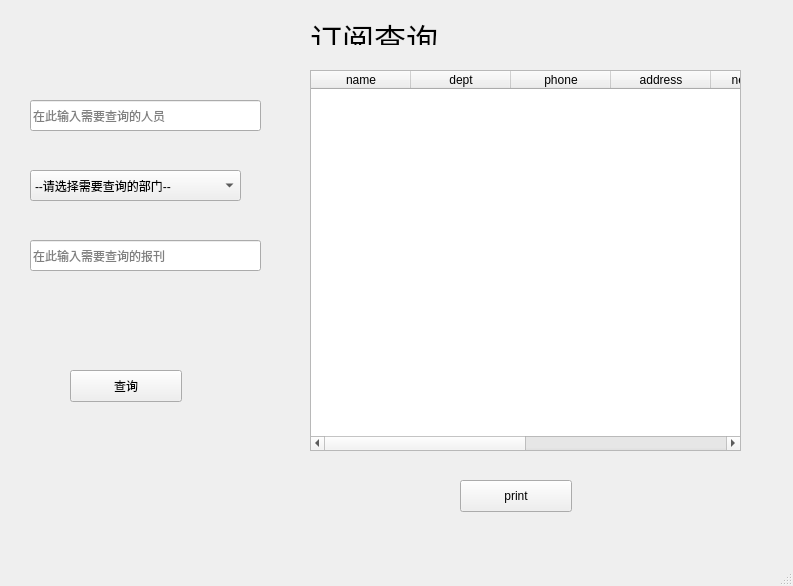
<?xml version="1.0" encoding="UTF-8"?>
<ui version="4.0">
 <class>MainWindow</class>
 <widget class="QMainWindow" name="MainWindow">
  <property name="geometry">
   <rect>
    <x>0</x>
    <y>0</y>
    <width>793</width>
    <height>586</height>
   </rect>
  </property>
  <property name="windowTitle">
   <string>MainWindow</string>
  </property>
  <widget class="QWidget" name="centralwidget">
   <widget class="QPushButton" name="pushButton_print">
    <property name="geometry">
     <rect>
      <x>460</x>
      <y>480</y>
      <width>112</width>
      <height>32</height>
     </rect>
    </property>
    <property name="focusPolicy">
     <enum>Qt::StrongFocus</enum>
    </property>
    <property name="text">
     <string>print</string>
    </property>
    <property name="icon">
     <iconset>
      <normalon>:/icon/print.png</normalon>
     </iconset>
    </property>
    <property name="shortcut">
     <string>Ctrl+P</string>
    </property>
   </widget>
   <widget class="QLabel" name="label">
    <property name="geometry">
     <rect>
      <x>310</x>
      <y>14</y>
      <width>131</width>
      <height>31</height>
     </rect>
    </property>
    <property name="text">
     <string>&lt;html&gt;&lt;head/&gt;&lt;body&gt;&lt;p&gt;&lt;span style=&quot; font-size:24pt;&quot;&gt;订阅查询&lt;/span&gt;&lt;/p&gt;&lt;/body&gt;&lt;/html&gt;</string>
    </property>
   </widget>
   <widget class="QPushButton" name="pushButton_search">
    <property name="geometry">
     <rect>
      <x>70</x>
      <y>370</y>
      <width>112</width>
      <height>32</height>
     </rect>
    </property>
    <property name="focusPolicy">
     <enum>Qt::StrongFocus</enum>
    </property>
    <property name="text">
     <string>查询</string>
    </property>
    <property name="icon">
     <iconset>
      <normalon>:/icon/search.png</normalon>
     </iconset>
    </property>
    <property name="shortcut">
     <string>Return</string>
    </property>
   </widget>
   <widget class="QLineEdit" name="lineEdit_name">
    <property name="geometry">
     <rect>
      <x>30</x>
      <y>100</y>
      <width>231</width>
      <height>31</height>
     </rect>
    </property>
    <property name="placeholderText">
     <string>在此输入需要查询的人员</string>
    </property>
   </widget>
   <widget class="QComboBox" name="comboBox_dept">
    <property name="geometry">
     <rect>
      <x>30</x>
      <y>170</y>
      <width>211</width>
      <height>31</height>
     </rect>
    </property>
    <property name="focusPolicy">
     <enum>Qt::StrongFocus</enum>
    </property>
    <item>
     <property name="text">
      <string>--请选择需要查询的部门--</string>
     </property>
    </item>
    <item>
     <property name="text">
      <string>技术部</string>
     </property>
     <property name="icon">
      <iconset resource="../../db/resource/resource.qrc">
       <normaloff>:/icon/jishu.png</normaloff>:/icon/jishu.png</iconset>
     </property>
    </item>
    <item>
     <property name="text">
      <string>运营部</string>
     </property>
     <property name="icon">
      <iconset resource="../../db/resource/resource.qrc">
       <normaloff>:/icon/yunying.png</normaloff>:/icon/yunying.png</iconset>
     </property>
    </item>
    <item>
     <property name="text">
      <string>后勤部</string>
     </property>
     <property name="icon">
      <iconset resource="../../db/resource/resource.qrc">
       <normaloff>:/icon/houqin.png</normaloff>:/icon/houqin.png</iconset>
     </property>
    </item>
    <item>
     <property name="text">
      <string>人事部</string>
     </property>
     <property name="icon">
      <iconset resource="../../db/resource/resource.qrc">
       <normaloff>:/icon/renshi.png</normaloff>:/icon/renshi.png</iconset>
     </property>
    </item>
    <item>
     <property name="text">
      <string>法务部</string>
     </property>
     <property name="icon">
      <iconset resource="../../db/resource/resource.qrc">
       <normaloff>:/icon/fawu.png</normaloff>:/icon/fawu.png</iconset>
     </property>
    </item>
    <item>
     <property name="text">
      <string>财务部</string>
     </property>
     <property name="icon">
      <iconset resource="../../db/resource/resource.qrc">
       <normaloff>:/icon/caiwu.png</normaloff>:/icon/caiwu.png</iconset>
     </property>
    </item>
   </widget>
   <widget class="QLineEdit" name="lineEdit_newpaper">
    <property name="geometry">
     <rect>
      <x>30</x>
      <y>240</y>
      <width>231</width>
      <height>31</height>
     </rect>
    </property>
    <property name="placeholderText">
     <string>在此输入需要查询的报刊</string>
    </property>
   </widget>
   <widget class="QTableWidget" name="tableWidget">
    <property name="geometry">
     <rect>
      <x>310</x>
      <y>70</y>
      <width>431</width>
      <height>381</height>
     </rect>
    </property>
    <property name="editTriggers">
     <set>QAbstractItemView::NoEditTriggers</set>
    </property>
    <property name="selectionBehavior">
     <enum>QAbstractItemView::SelectRows</enum>
    </property>
    <column>
     <property name="text">
      <string>name</string>
     </property>
    </column>
    <column>
     <property name="text">
      <string>dept</string>
     </property>
    </column>
    <column>
     <property name="text">
      <string>phone</string>
     </property>
    </column>
    <column>
     <property name="text">
      <string>address</string>
     </property>
    </column>
    <column>
     <property name="text">
      <string>newspaper</string>
     </property>
    </column>
    <column>
     <property name="text">
      <string>price</string>
     </property>
    </column>
    <column>
     <property name="text">
      <string>count</string>
     </property>
    </column>
    <column>
     <property name="text">
      <string>pay</string>
     </property>
    </column>
   </widget>
  </widget>
  <widget class="QMenuBar" name="menubar">
   <property name="geometry">
    <rect>
     <x>0</x>
     <y>0</y>
     <width>793</width>
     <height>22</height>
    </rect>
   </property>
  </widget>
  <widget class="QStatusBar" name="statusbar"/>
 </widget>
 <resources>
  <include location="../../db/resource/resource.qrc"/>
 </resources>
 <connections/>
</ui>
